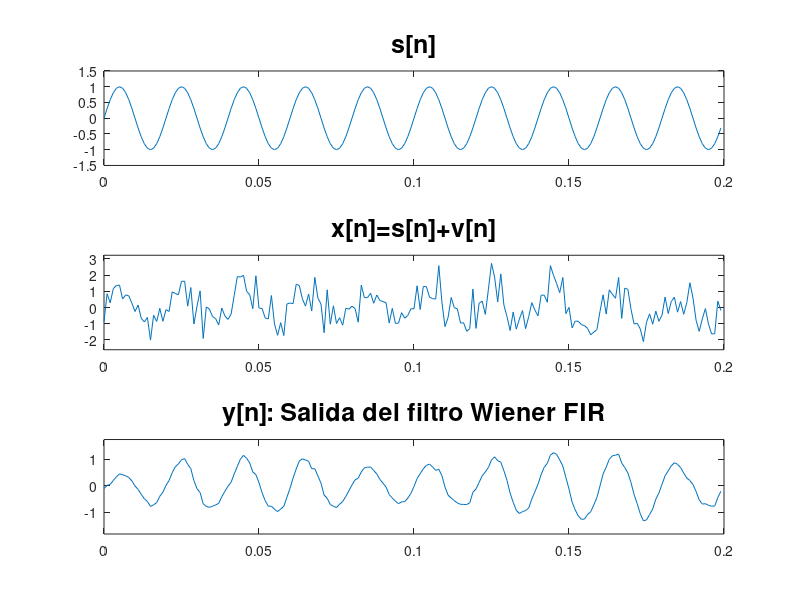
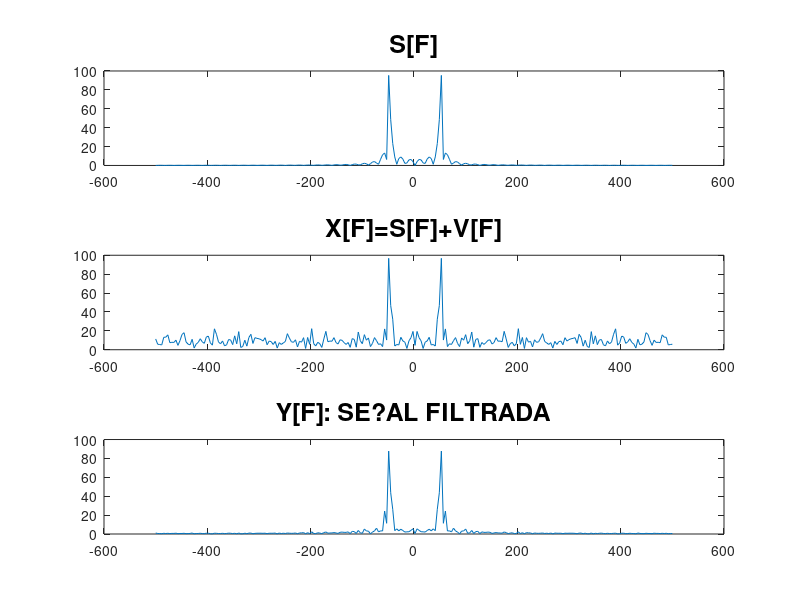

These charts were generated, in order, by the following MATLAB code:
clear all,close all,clc
%'default':generar una secuencia aleatoria  'predecible' 
%'shuffle':generar una secuencia aleatoria distinta
rng('default');
%==========RUIDO BLANCO GAUSSIANO========
sdv=0.15;
power=10*log10(sdv^2);
N=200;
power=-3;
v=wgn(N,1,power);
mu=mean(v);%Media de la se?al de ruido
varv=var(v);%Potencia de la se?al de ruido en Wats
%=========SE?AL DESEADA s[n]================
F=50;
Fs=1000;
n=0:N-1;
s=sin(2*pi*F*n/Fs)';
%=========SE?AL RECIBIDA x[n]================
x=s+v;
%-----------------------PLOTEO------------------
figure()
subplot(311)
plot(n/Fs,s);
ylim([-0.5+min(s),0.5+max(s)])
title('s[n]','FontSize',18)

subplot(312)
plot(n/Fs,x);
ylim([-0.5+min(x),0.5+max(x)])
title('x[n]=s[n]+v[n]','FontSize',18)
%======================M:Orden del filtro FIR wiener============
M=37;
%===================== rx: vector de autocorrelaci?n de x=====
rx=xcorr(x,M);
rx=rx(M+1:2*M+1);
%========================Rx:Matriz de autocorrelaci?n======
Rx=toeplitz(rx);
%=======================rsx: vector de correlaci?n cruzada  entre s y x==============
rsx=xcorr(s,x,M);
rsx=rsx(M+1:2*M+1);
%==========================Soluci?n optima===================
if(rank(Rx)==M+1)
disp('===POSEE INVERSA===')
w=inv(Rx)*rsx ;
w_wiener=w;
%=======ALMACENAR EL FILTRO WIENER EN ARCHIVO .MAT===
save ('mi_filtro_wiener.mat','w_wiener');
else
disp('===NO POSEE INVERSA===')
end
%====================== Aplicaci?n del filtrado sobre la se?al x===========

y=filter(w,1,x);
subplot(313)
plot(n/Fs,y);
ylim([-0.5+min(y),0.5+max(y)])
title('y[n]: Salida del filtro Wiener FIR','FontSize',18)

figure(2)
Ndft=2^nextpow2(length(s));
F=linspace(-Fs/2,Fs/2,Ndft);
%========================DFT se?al s
SF=fft(s,Ndft);
SF=fftshift(SF);
SF_m=abs(SF);
subplot(311)
plot(F,SF_m)
title('S[F]','FontSize',18)

%========================DFT se?al x
XF=fft(x,Ndft);
XF=fftshift(XF);
XF_m=abs(XF);
subplot(312)
plot(F,XF_m)
title('X[F]=S[F]+V[F]','FontSize',18)

%========================DFT se?al y
YF=fft(y,Ndft);
YF=fftshift(YF);
YF_m=abs(YF);
subplot(313)
plot(F,YF_m)
title('Y[F]: SE?AL FILTRADA','FontSize',18)
